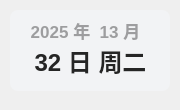
<?xml version="1.0" encoding="UTF-8"?>
<ui version="4.0">
 <class>Form</class>
 <widget class="QWidget" name="Form">
  <property name="geometry">
   <rect>
    <x>0</x>
    <y>0</y>
    <width>180</width>
    <height>110</height>
   </rect>
  </property>
  <property name="minimumSize">
   <size>
    <width>0</width>
    <height>0</height>
   </size>
  </property>
  <property name="maximumSize">
   <size>
    <width>16777215</width>
    <height>65536</height>
   </size>
  </property>
  <property name="windowTitle">
   <string>时间</string>
  </property>
  <widget class="QLabel" name="date_text">
   <property name="geometry">
    <rect>
     <x>10</x>
     <y>10</y>
     <width>151</width>
     <height>41</height>
    </rect>
   </property>
   <property name="font">
    <font>
     <family>Microsoft YaHei UI</family>
     <pointsize>13</pointsize>
     <weight>75</weight>
     <bold>true</bold>
    </font>
   </property>
   <property name="styleSheet">
    <string notr="true">color: rgba(0, 0, 0, 90);
font-weight: bold;</string>
   </property>
   <property name="text">
    <string>2025 年  13 月</string>
   </property>
   <property name="textFormat">
    <enum>Qt::PlainText</enum>
   </property>
   <property name="alignment">
    <set>Qt::AlignCenter</set>
   </property>
  </widget>
  <widget class="QLabel" name="day_text">
   <property name="geometry">
    <rect>
     <x>20</x>
     <y>30</y>
     <width>141</width>
     <height>61</height>
    </rect>
   </property>
   <property name="font">
    <font>
     <family>Microsoft YaHei UI</family>
     <pointsize>18</pointsize>
     <weight>75</weight>
     <bold>true</bold>
    </font>
   </property>
   <property name="styleSheet">
    <string notr="true">border: none;
color: rgba(37, 37, 37, 255);
font-weight: bold</string>
   </property>
   <property name="text">
    <string>32 日 周二</string>
   </property>
   <property name="textFormat">
    <enum>Qt::PlainText</enum>
   </property>
   <property name="alignment">
    <set>Qt::AlignCenter</set>
   </property>
  </widget>
  <widget class="QLabel" name="backgnd">
   <property name="geometry">
    <rect>
     <x>10</x>
     <y>10</y>
     <width>160</width>
     <height>81</height>
    </rect>
   </property>
   <property name="styleSheet">
    <string notr="true">background-color: rgba(242, 243, 245, 255);
border-radius: 8px
</string>
   </property>
   <property name="text">
    <string/>
   </property>
  </widget>
  <zorder>backgnd</zorder>
  <zorder>date_text</zorder>
  <zorder>day_text</zorder>
 </widget>
 <resources/>
 <connections/>
</ui>
